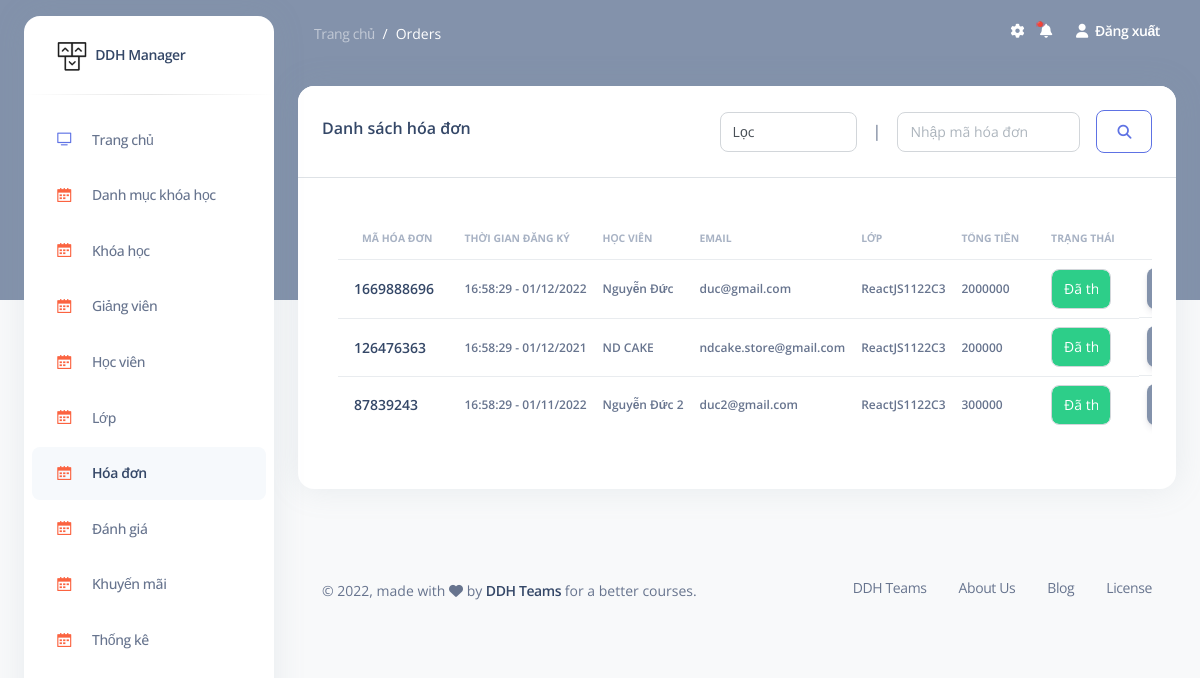
Screenshot of /admin/orders (signed in) with the database file from the repository.
### tables this page shows
CREATE TABLE `tbl_orders` (
                              `id` int NOT NULL,
                              `order_code` int DEFAULT NULL,
                              `order_date` datetime DEFAULT NULL,
                              `order_pay` tinyint DEFAULT NULL,
                              `id_students` int DEFAULT NULL,
                              `id_class` int DEFAULT NULL,
                              `amount` float DEFAULT NULL,
                              `status` tinyint DEFAULT '0'
);

CREATE TABLE `students` (
                            `id` int NOT NULL,
                            `name_student` varchar(255) DEFAULT NULL,
                            `username_student` varchar(255) DEFAULT NULL,
                            `email_student` varchar(255) DEFAULT NULL,
                            `phone_student` varchar(255) DEFAULT NULL,
                            `password_student` varchar(255) DEFAULT NULL,
                            `image_student` varchar(255) DEFAULT NULL,
                            `role` tinyint DEFAULT '1',
                            `created_at` timestamp NULL DEFAULT NULL,
                            `updated_at` timestamp NULL DEFAULT NULL,
                            `status_student` tinyint DEFAULT '0'
);

CREATE TABLE `classes` (
                           `id` int NOT NULL,
                           `name_class` varchar(255) DEFAULT NULL,
                           `id_course` int DEFAULT NULL,
                           `id_teacher` int DEFAULT NULL,
                           `slot` int DEFAULT '3',
                           `time_learn` tinyint DEFAULT NULL,
                           `time_start` date DEFAULT NULL,
                           `time_end` date DEFAULT NULL,
                           `status_class` tinyint DEFAULT '0'
);

### models/admin/orders.php (called while the page is built, shortened)
<?php
    function order_read(){
        $sql = "SELECT
                `tbl_orders`.*,
                students.name_student,
                students.email_student,
                students.phone_student,
                classes.name_class
            FROM `tbl_orders`
            INNER JOIN students ON `tbl_orders`.id_students = students.id
            INNER JOIN classes  ON `tbl_orders`.id_class = classes.id
            ORDER BY tbl_orders.status ASC
        ";
        return query($sql);
    }
?>

### models/process_db.php (called while the page is built, shortened)
<?php
    function connect(){
        $conn = null;
        try {
            $conn = new PDO("mysql:host=".DB_HOST.";dbname=".DB_NAME."", DB_USER, DB_PASS);
            $conn->setAttribute(PDO::ATTR_ERRMODE, PDO::ERRMODE_EXCEPTION);
        }catch(PDOException $e){
            echo "Connection failed: " . $e->getMessage();
        }
        return $conn;
    }
    function query($sql){
        $sql_args = array_slice(func_get_args(), 1);
        try {
            $stmt = connect()->prepare($sql);
            $stmt->execute($sql_args);
            $rows = $stmt->fetchAll();
            return $rows;
        } catch (PDOException $e) {
            throw $e;
        }
    }
?>

### global.php (called while the page is built, shortened)
<?php
    function format_datetime($type_fomat,$date){
        if($type_fomat == 'datetime'){
            return (new DateTimeImmutable($date))->format('H:i:s - d/m/Y');
        }
        else {
            return (new DateTimeImmutable($date))->format('d/m/Y');
        }
    }
?>

### views/admin/orders/read.php (the view, shortened to what this page needs)
<section class="container-fluid py-4">
    <div class="row">
        <div class="col-12">
            <div class="card mb-4">
                <div class="card-header border-bottom ">
                    <div class="d-flex justify-content-between align-items-center">
                        <h6>Danh sách hóa đơn</h6>
                        <div class="d-flex justify-content-between align-items-center">
                            <form action="<?= ORDERS ?>">
                                <select onchange="this.form.submit()" class="form-control" name="status">
                                    <option value="" <?= isset($_GET['status']) ? "" : "disabled" ?> selected>Lọc</option>
                                </select>
                            </form>
                            &emsp;|&emsp;
                            <form action="<?= ORDERS ?>" class="d-flex justify-content-center align-items-center">
                                <input type="search" name="s" class="form-control" placeholder="Nhập mã hóa đơn" value="<?= isset($_GET['s']) ? $_GET['s'] : "" ?>">
                                <?php
                                    if(isset($_GET['s'])){
                                        echo '&emsp;<a class="btn btn-outline-primary" href="'.ORDERS.'">X</a>';
                                    }else {
                                        echo '&emsp;<button class="btn btn-outline-primary"><i class="fa-solid fa-magnifying-glass"></i></button>';
                                    }
                                ?>
                            </form>
                        </div>
                    </div>
                </div>
                <div class="card-body ">
                    <div class="table-responsive p-3">
                        <table class="table align-items-center " id="examplee">
                            <thead>
                                <tr>
                                    <th class="text-uppercase text-secondary text-xxs font-weight-bolder opacity-7">Mã hóa đơn</th>
                                    <th class="text-uppercase text-secondary text-xxs font-weight-bolder opacity-7 ps-2">Thời gian đăng ký</th>
                                    <th class="text-uppercase text-secondary text-xxs font-weight-bolder opacity-7 ps-2">Học viên</th>
                                    <th class="text-uppercase text-secondary text-xxs font-weight-bolder opacity-7 ps-2">Email</th>
                                    <th class="text-uppercase text-secondary text-xxs font-weight-bolder opacity-7 ps-2">Lớp</th>
                                    <th class="text-uppercase text-secondary text-xxs font-weight-bolder opacity-7 ps-2">Tổng tiền</th>
                                    <th class="text-uppercase text-secondary text-xxs font-weight-bolder opacity-7 ps-2">Trạng thái</th>
                                    <th class="text-center text-uppercase text-secondary text-xxs font-weight-bolder opacity-7">Thao tác</th>
                                </tr>
                            </thead>
                            <tbody>
                            <?php if(!empty($read_order)){ ?>
                                <?php foreach ($read_order as $keys => $values):?>
                                    <tr>
                                        <td>
                                            <div class="d-flex px-2 py-1">
                                                <div class="d-flex flex-column justify-content-center">
                                                    <h6 class="mb-0 text-sm"><?= $values['order_code'] ?></h6>
                                                </div>
                                            </div>
                                        </td>
                                        <td><p class="text-xs font-weight-bold mb-0"><?= format_datetime('datetime',$values['order_date'])  ?></p></td>
                                        <td><p class="text-xs font-weight-bold mb-0"><?= $values['name_student'] ?></p></td>
                                        <td><p class="text-xs font-weight-bold mb-0"><?= $values['email_student'] ?></p></td>
                                        <td><p class="text-xs font-weight-bold mb-0"><?= $values['name_class'] ?></p></td>
                                        <td><p class="text-xs font-weight-bold mb-0"><?= $values['amount'] ?></p></td>
                                        <td>
                                            <p class="text-xs font-weight-bold mb-0">
                                                <select
                                                        name="status_order" <?= $values['status'] == 1 || $values['status'] == 2 ? 'disabled' : "" ?>
                                                        id="status_order"
                                                        class="form-control w-75  <?= $values['status'] == 2 ? 'bg-success text-white' : "" ?> <?= $values['status'] == 1 ? 'bg-warning text-white' : "" ?>"
                                                        data-id="<?= $values['id'] ?>"
                                                        data-id-class="<?= $values['id_class'] ?>"
                                                        data-id-student="<?= $values['id_students'] ?>"
                                                        onchange="change_qtyy(this)">
                                                    <option value="2" <?= $values['status'] == 2 ? 'selected' : "" ?>>Đã thanh toán</option>
                                                </select>
                                            </p>
                                        </td>
                                        <td class="align-middle text-center d-flex justify-content-center align-items-center">
                                            <span class="text-secondary text-xs font-weight-bold"><a class="btn btn-secondary m-0" href="<?= ORDERS ?>/detail/<?= $values['id'] ?>">Chi tiết</a></span>&emsp;
                                        </td>
                                    </tr>
                                <?php endforeach; ?>
                            <?php } ?>
                            </tbody>
                        </table>
                    </div>
                </div>
            </div>
        </div>
    </div>
</section>

### admin.php (style rules this page uses)
.btn { margin-bottom: 0 !important; }

### rows the page displays
tbl_orders: order_code "1669888696", order_date "16:58:29 - 01/12/2022", id_students.name_student "Nguyễn Đức", id_students.email_student "duc@gmail.com", id_class.name_class "ReactJS1122C3", amount "2000000", status_order "Đã thanh toán"
tbl_orders: order_code "126476363", order_date "16:58:29 - 01/12/2021", id_students.name_student "ND CAKE", id_students.email_student "ndcake.store@gmail.com", id_class.name_class "ReactJS1122C3", amount "200000", status_order "Đã thanh toán"
tbl_orders: order_code "87839243", order_date "16:58:29 - 01/11/2022", id_students.name_student "Nguyễn Đức 2", id_students.email_student "duc2@gmail.com", id_class.name_class "ReactJS1122C3", amount "300000", status_order "Đã thanh toán"

### other values shown
$_GET['module'] "Orders"
